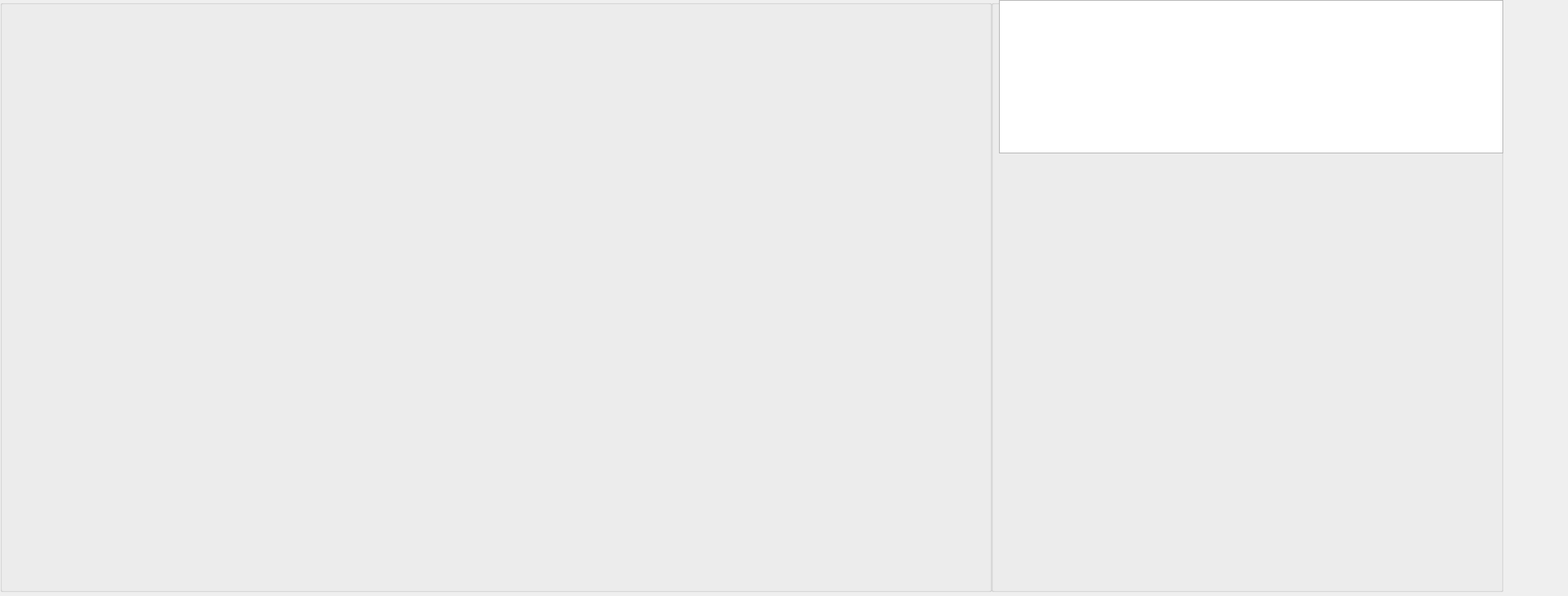
<?xml version="1.0" encoding="UTF-8"?>
<ui version="4.0">
 <class>widgetScreen</class>
 <widget class="QWidget" name="widgetScreen">
  <property name="geometry">
   <rect>
    <x>0</x>
    <y>0</y>
    <width>1962</width>
    <height>746</height>
   </rect>
  </property>
  <property name="windowTitle">
   <string>Form</string>
  </property>
  <widget class="QWidget" name="widgetScreen_2" native="true">
   <property name="geometry">
    <rect>
     <x>0</x>
     <y>0</y>
     <width>1881</width>
     <height>741</height>
    </rect>
   </property>
   <widget class="QGroupBox" name="groupBox_3">
    <property name="geometry">
     <rect>
      <x>1240</x>
      <y>0</y>
      <width>641</width>
      <height>741</height>
     </rect>
    </property>
    <property name="title">
     <string/>
    </property>
    <widget class="MpColorPlot" name="lofarcvPlot" native="true">
     <property name="geometry">
      <rect>
       <x>10</x>
       <y>200</y>
       <width>631</width>
       <height>16</height>
      </rect>
     </property>
    </widget>
    <widget class="MpColorPlot" name="lofarcoPlot" native="true">
     <property name="geometry">
      <rect>
       <x>10</x>
       <y>300</y>
       <width>631</width>
       <height>161</height>
      </rect>
     </property>
    </widget>
    <widget class="MpColorPlot" name="demoncoPlot" native="true">
     <property name="geometry">
      <rect>
       <x>10</x>
       <y>570</y>
       <width>631</width>
       <height>161</height>
      </rect>
     </property>
    </widget>
    <widget class="MpColorPlot" name="demoncvPlot" native="true">
     <property name="geometry">
      <rect>
       <x>10</x>
       <y>470</y>
       <width>631</width>
       <height>16</height>
      </rect>
     </property>
    </widget>
    <widget class="QTableWidget" name="echoTxt">
     <property name="geometry">
      <rect>
       <x>10</x>
       <y>0</y>
       <width>631</width>
       <height>192</height>
      </rect>
     </property>
    </widget>
    <widget class="curvePlot" name="lofarcvPlotcurve" native="true">
     <property name="geometry">
      <rect>
       <x>10</x>
       <y>200</y>
       <width>631</width>
       <height>91</height>
      </rect>
     </property>
     <property name="sizePolicy">
      <sizepolicy hsizetype="Expanding" vsizetype="Expanding">
       <horstretch>0</horstretch>
       <verstretch>0</verstretch>
      </sizepolicy>
     </property>
    </widget>
    <widget class="curvePlot" name="demoncvPlotcurve" native="true">
     <property name="geometry">
      <rect>
       <x>10</x>
       <y>490</y>
       <width>631</width>
       <height>91</height>
      </rect>
     </property>
     <property name="sizePolicy">
      <sizepolicy hsizetype="Expanding" vsizetype="Expanding">
       <horstretch>0</horstretch>
       <verstretch>0</verstretch>
      </sizepolicy>
     </property>
    </widget>
   </widget>
   <widget class="QGroupBox" name="groupBox_2">
    <property name="geometry">
     <rect>
      <x>0</x>
      <y>0</y>
      <width>1241</width>
      <height>741</height>
     </rect>
    </property>
    <property name="title">
     <string/>
    </property>
    <widget class="MpColorPlot" name="pasPlot" native="true">
     <property name="geometry">
      <rect>
       <x>-20</x>
       <y>200</y>
       <width>1261</width>
       <height>541</height>
      </rect>
     </property>
    </widget>
    <widget class="MpColorPlot" name="cpPlot" native="true">
     <property name="geometry">
      <rect>
       <x>-20</x>
       <y>0</y>
       <width>1261</width>
       <height>0</height>
      </rect>
     </property>
    </widget>
    <widget class="curvePlot" name="cpPlotcurve" native="true">
     <property name="geometry">
      <rect>
       <x>0</x>
       <y>0</y>
       <width>1241</width>
       <height>191</height>
      </rect>
     </property>
     <property name="sizePolicy">
      <sizepolicy hsizetype="Expanding" vsizetype="Expanding">
       <horstretch>0</horstretch>
       <verstretch>0</verstretch>
      </sizepolicy>
     </property>
    </widget>
   </widget>
  </widget>
 </widget>
 <customwidgets>
  <customwidget>
   <class>MpColorPlot</class>
   <extends>QWidget</extends>
   <header location="global">mpcolorplot.h</header>
   <container>1</container>
  </customwidget>
  <customwidget>
   <class>curvePlot</class>
   <extends>QWidget</extends>
   <header location="global">curveplot.h</header>
   <container>1</container>
  </customwidget>
 </customwidgets>
 <resources/>
 <connections/>
</ui>
